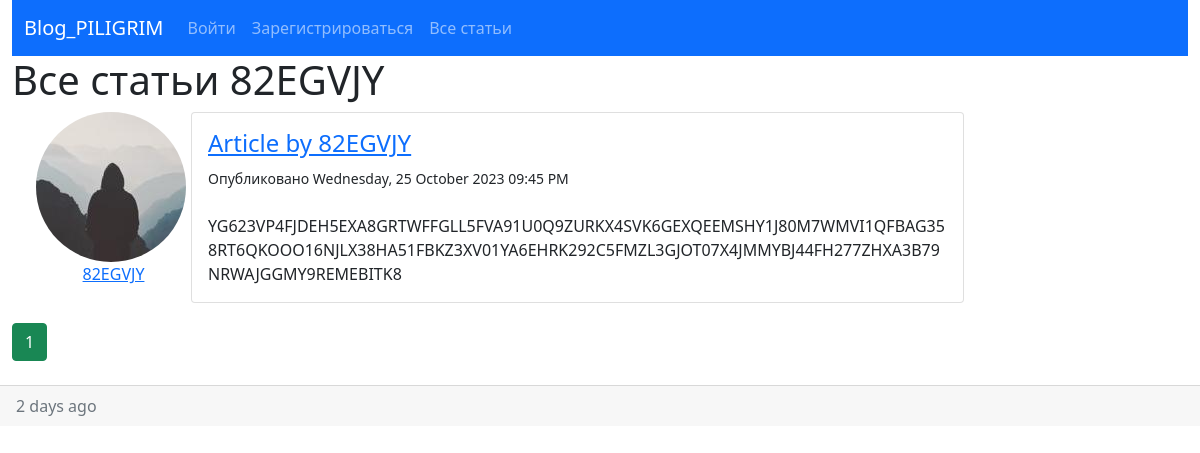
The app's page /posts/allposts_of_user/60f777d8-6f26-4527-98fa-e92e62217ed4 with its own data.
### blog_piligrim/models/user.py (models this page shows, shortened)
class User(db.Model, UserMixin):
    id = db.Column(db.String(length=36), default=lambda: str(uuid.uuid4()), primary_key=True)
    username = db.Column(db.String(20), unique=True, nullable=False)
    email = db.Column(db.String(120), unique=True, nullable=False)
    avatar = db.Column(db.String(20), nullable=False, default='default.jpg')
    is_staff = db.Column(db.Boolean, nullable=False, default=False)
    _password = db.Column(db.LargeBinary, nullable=False)
    posts = db.relationship('Post', backref='author', lazy=True)
    @property
    def password(self):
        return self._password

### blog_piligrim/models/post.py (models this page shows, shortened)
class Post(db.Model):
    id = db.Column(db.String(length=36), default=lambda: str(uuid.uuid4()), primary_key=True)
    title = db.Column(db.String(100), nullable=False)
    date_posted = db.Column(db.DateTime, nullable=False, default=datetime.utcnow)
    content = db.Column(db.Text, nullable=False)
    user_id = db.Column(db.String(length=36), db.ForeignKey('user.id'), nullable=False)
    comments = db.relationship('Comment', backref='title', lazy='select', cascade='all, delete-orphan')
    image_file = db.Column(db.String(20), nullable=False, default='default.png')

### blog_piligrim/posts/routes.py (the view)
@posts.route("/allposts_of_user/<string:user_id>")
def allposts_of_user(user_id):
    user = Post.query.filter_by(user_id=user_id).first()
    if user:
        username=user.author.username
        page = request.args.get('page', 1, type=int)
        posts = Post.query.filter_by(user_id=user_id).order_by(Post.date_posted.desc()).paginate(page=page, per_page=5)
        return render_template('post/allposts_of_user.html', posts=posts, user=username)
    else:
        flash("У автора пока нет статей")
        return redirect(url_for('posts.allposts'))

### blog_piligrim/templates/post/allposts_of_user.html (shortened to what this page needs)
{% extends 'base.html' %}
{% block body %}
<h1>Все статьи {{ user }}</h1>
{% for post in posts.items %}
<div class="container" style="display: flex;">
    <article class="media" style="display: flex; flex-direction: column;">
        <img class="rounded-circle article-img" style="margin-right: 5px;"
             src="{{ url_for('static', filename='profile_pics/' + post.author.avatar) }}">
        <a href="{{ url_for('users.account', user_id=post.author.id) }}" id="author" style="margin: 0 auto;">{{
            post.author.username }}</a>
    </article>
    <div class="card" style="margin-bottom: 20px;">
        <div class="card-body">
            <h4 class="card-title"><a class="title" href="{{ url_for('posts.post', post_id=post.id) }}">{{ post.title
                }}</a></h4>
            <small>Опубликовано {{ post.date_posted.strftime('%A, %d %B %Y %I:%M %p') }}</small>
            <br>
            <br>
            <p class="card-text">{{ post.content }}</p>
        </div>
    </div>
</div>
{% endfor %}
{% for page_num in posts.iter_pages(left_edge=1, right_edge=1, left_current=1, right_current=2) %}
{% if page_num %}
{% if posts.page == page_num %}
<a class="btn btn-success mb-4" href="{{ url_for('posts.allposts', page=page_num) }}">{{ page_num }}</a>
{% else %}
<a class="btn btn-outline-success mb-4" href="{{ url_for('posts.allposts', page=page_num) }}">{{ page_num }}</a>
{% endif %}
{% else %}
...
{% endif %}
{% endfor %}
{% endblock %}

### records on screen
User: username "82EGVJY"
Post: avatar (placeholder picture), author.username "82EGVJY", title "Article by 82EGVJY", date_posted "Wednesday, 25 October 2023 09:45 PM", content "YG623VP4FJDEH5EXA8GRTWFFGLL5FVA91U0Q9ZURKX4SVK6GEXQEEMSHY1J80M7WMVI1QFBAG358RT6QKOOO16NJLX38HA51FBKZ3XV01YA6EHRK292C5FMZL3GJOT07X4JMMYBJ44FH277ZHXA3B79NRWAJGGMY9REMEBITK8"

### other values on screen
{{ page_num }} "1"
